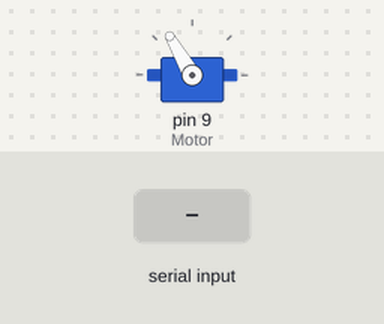
A sketch run on a simulated Arduino Uno, built with avr-gcc and run on an emulated ATmega328P. Parts: servo. Inputs (shaded band) come from the test bench.

Above: at 1.2 s.
1.3 s: "i" received over Serial
At 2.81 s:
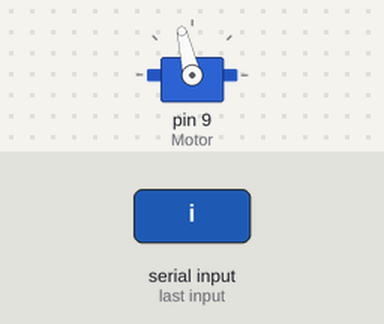
At 3.42 s:
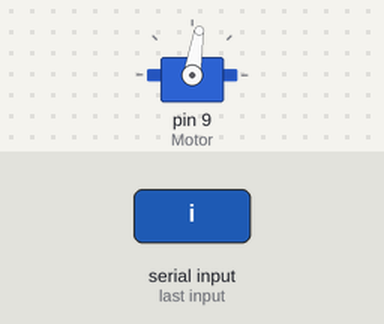
4.3 s: "1" received over Serial
At 4.3 s:
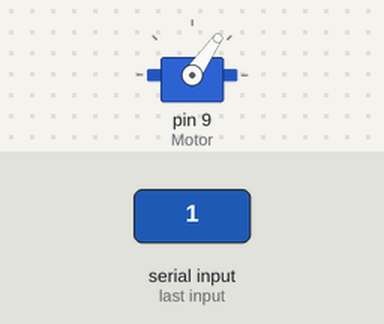
Timing chart, 0 to 7.3 s (numbered marks = the images above; inputs shaded):
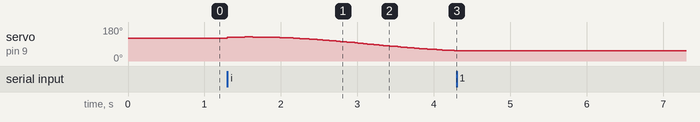

Measured:
- after the input at 1.3 s, servo on pin 9 (Motor): rises from 120° to 128° in 0.23 s, then falls to 55° in 2.7 s
- after the input at 4.3 s, servo on pin 9 (Motor): stops changing and stays 55°

The sketch:

Modulo_1_motor_xbee.ino
```cpp
#include <Servo.h>

Servo Motor;

char estado,sair;
float d0 = 42, d = 81 , pi = 3.141592, a = 20 * pi/180, k = 2, anguloMotor, M = 5,  i = 1, psi = 0, distancia;

void setup(){
  Serial.begin(9600);
  Motor.attach(9);            // conecta o servo no pino 9
  Motor.write(120);
}

void loop(){
  if(Serial.available()>0){  //há algo para ler?
    estado = Serial.read(); //Se tem, leia-a
  }

  while(estado == 'i'){
    anguloMotor = (2 * a * sin(pi * k / M) * sin(psi + ((2 * pi * k / M) * (i - 1 + d0 / d))) * 180 / pi) + 90;
    Motor.write(anguloMotor);
    if(psi == 2*pi){
      psi = 0;
    }
    psi += pi/180;
    if(Serial.available()>0){  //há algo para ler?
      estado = Serial.read(); //Se tem, leia-a
    }
  delay(7);
  delay(10);
  }

}
```
